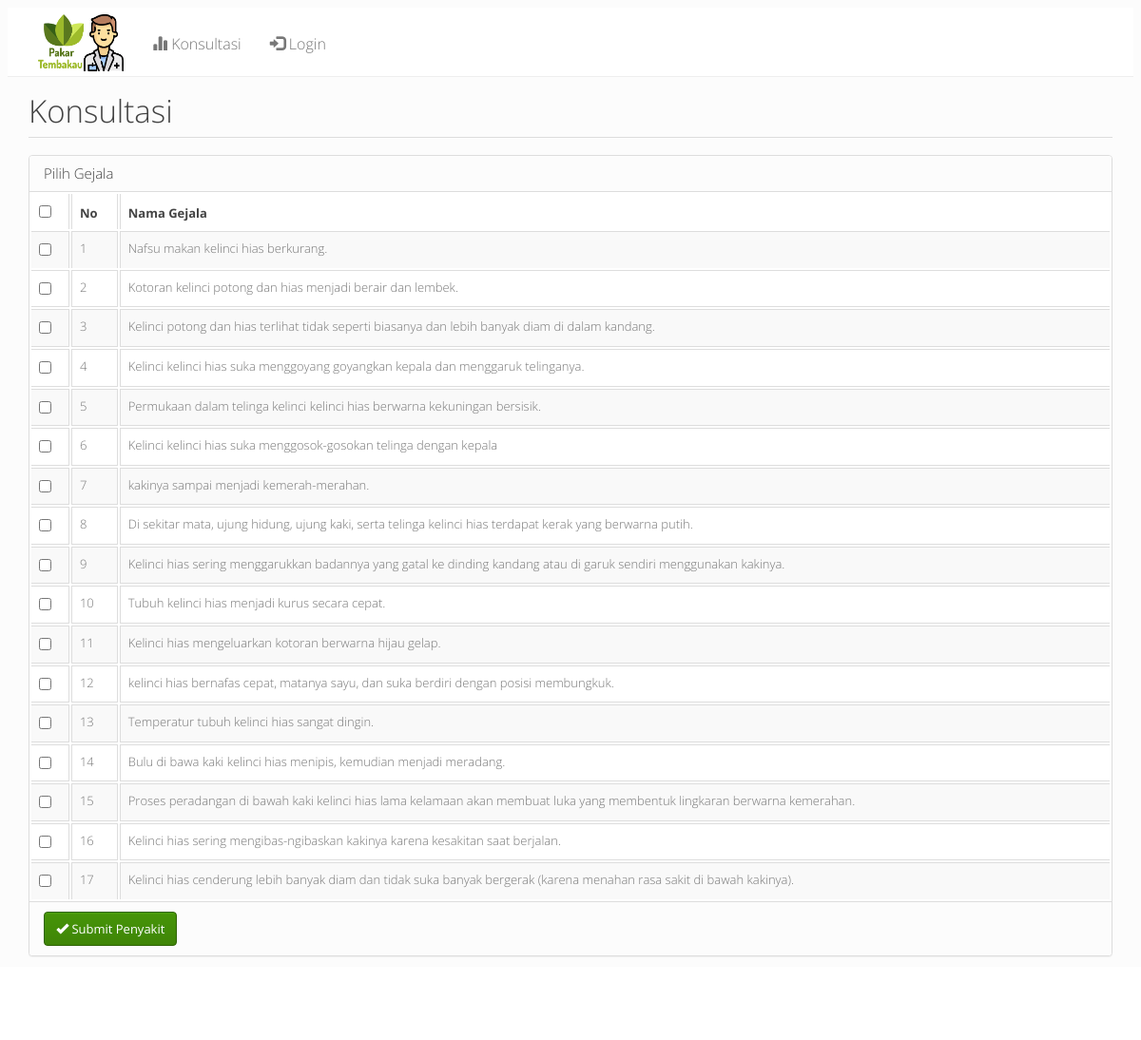
The page /?m=konsultasi on the database its author committed.
### tables this page shows
CREATE TABLE `tb_gejala` (
  `kode_gejala` varchar(16) NOT NULL,
  `nama_gejala` varchar(255) NOT NULL DEFAULT '',
  `bobot` double NOT NULL DEFAULT 0,
  PRIMARY KEY (`kode_gejala`)
);

### functions.php (called while the page is built, shortened)
<?php
include 'config.php';
include 'includes/db.php';
$db = new DB($config['server'], $config['username'], $config['password'], $config['database_name']);
$mod = $_GET['m'];

### config.php (called while the page is built)
<?php
$config["server"] = 'localhost';
$config["username"] = 'root';
$config["password"] = '';
$config["database_name"] = 'fuzzy_knn';

### includes/db.php (called while the page is built, shortened)
<?php
class DB
{
    var $conn = null;
    public function __construct($host, $username, $passwd, $dbname)
    {
        $this->conn = mysqli_connect($host, $username, $passwd, $dbname);
    }
    public function query($sql)
    {
        $query = mysqli_query($this->conn, $sql) or die('<pre>Error mysqli_query: ' . mysqli_error($this->conn) . '<br />' . $sql . '</pre>');
        return $query;
    }
    public function get_results($sql)
    {
        $query = $this->query($sql);
        $arr = array();
        while ($row = mysqli_fetch_object($query)) {
            $arr[] = $row;
        }
        return $arr;
    }
}

### konsultasi.php (the view, shortened to what this page needs)
<div class="page-header">
    <h1>Konsultasi</h1>
</div>
<form action="?m=hasil" method="post">
    <div class="panel panel-default">
        <div class="panel-heading">
            <h3 class="panel-title">Pilih Gejala</h3>
        </div>
        <table class="table table-bordered table-hover table-striped">
            <thead>
                <tr>
                    <th><input type="checkbox" id="checkAll" /></th>
                    <th>No</th>
                    <th>Nama Gejala</th>
                </tr>
            </thead>
            <?php
            $rows = $db->get_results("SELECT * FROM tb_gejala ORDER BY kode_gejala");
            $no = 1;
            foreach ($rows as $row) : ?>
                <tr>
                    <td><input type="checkbox" name="gejala[]" value="<?= $row->kode_gejala ?>" /></td>
                    <td><?= $no++ ?></td>
                    <td><?= $row->nama_gejala ?></td>
                </tr>
            <?php endforeach ?>
        </table>
        <div class="panel-footer">
            <button class="btn btn-success"><span class="glyphicon glyphicon-ok"></span> Submit Penyakit</button>
        </div>
    </div>
</form>

### index.php (shortened to what this page needs)
<?php
include 'functions.php';
?>
<!DOCTYPE html>
<html lang="en">
<head>
  <link href="assets/css/simplex-bootstrap.min.css" rel="stylesheet" />
  <link href="assets/css/general.css" rel="stylesheet" />
</head>
<body>
  <nav class="navbar navbar-default navbar-static-top">
    <div class="container">
      <div class="navbar-header">
        <a class="navbar-nav" style=" margin-left: 10px; margin-top: 7px; margin-bottom: 5px;" href="?">
          <img src="assets/sispar.png" width="90" height="60">
        </a>
      </div>
      <div id="navbar" class="navbar-collapse collapse">
        <ul class="nav navbar-nav" style="margin-top: 18px; margin-left: 15px; font-size: 16px;">
          <?php if ($_SESSION['login']) : ?>
            <li><a href="?m=penyakit"><span class="glyphicon glyphicon-pushpin"></span> Penyakit</a></li>
            <li><a href="?m=gejala"><span class="glyphicon glyphicon-flash"></span> Gejala</a></li>
            <li><a href="?m=kasus"><span class="glyphicon glyphicon-time"></span> Kasus</a></li>
            <li><a href="?m=konsultasi"><span class="glyphicon glyphicon-stats"></span> konsultasi</a></li>
            <li><a href="?m=akurasi"><span class="glyphicon glyphicon-signal"></span> Akurasi</a></li>
            <li><a href="?m=password"><span class="glyphicon glyphicon-lock"></span> Password</a></li>
            <li><a href="aksi.php?act=logout"><span class="glyphicon glyphicon-log-out"></span> Logout</a></li>
          <?php else : ?>
            <li><a href="?m=konsultasi"><span class="glyphicon glyphicon-stats"></span> Konsultasi</a></li>
            <li><a href="?m=login"><span class="glyphicon glyphicon-log-in"></span> Login</a></li>
          <?php endif ?>
        </ul>
      </div>
    </div>
  </nav>
  <div class="container">
    <?php
    if (file_exists($mod . '.php'))
      include $mod . '.php';
    else
      include 'home.php';
    ?>
  </div>
  <footer class="footer">
    <div class="container">
      <p> Tugas Akhir Rezkian Dezadhan <em class="pull-right">Teknik Informatika 2017</em></p>
    </div>
  </footer>
</body>
</html>

### assets/css/general.css (style rules this page uses)
html { position: relative; min-height: 100%; }
body { margin-bottom: 70px; }
.footer { position: absolute; bottom: 0; width: 100%; height: 40px; }
.footer .container p { margin: 10px 0; }
.page-header { margin-top: 0; padding-bottom: 0; }
.page-header h1 { margin-top: 0; }

### rows shown on the page
tb_gejala: nama_gejala "Nafsu makan kelinci hias berkurang."
tb_gejala: nama_gejala "Kotoran kelinci potong dan hias menjadi berair dan lembek."
tb_gejala: nama_gejala "Kelinci potong dan hias terlihat tidak seperti biasanya dan lebih banyak diam di dalam kandang."
tb_gejala: nama_gejala "Kelinci kelinci hias suka menggoyang goyangkan kepala dan menggaruk telinganya."
tb_gejala: nama_gejala "Permukaan dalam telinga kelinci kelinci hias berwarna kekuningan bersisik."
tb_gejala: nama_gejala "Kelinci kelinci hias suka menggosok-gosokan telinga dengan kepala"
tb_gejala: nama_gejala "kakinya sampai menjadi kemerah-merahan."
tb_gejala: nama_gejala "Di sekitar mata, ujung hidung, ujung kaki, serta telinga kelinci hias terdapat kerak yang berwarna putih."
tb_gejala: nama_gejala "Kelinci hias sering menggarukkan badannya yang gatal ke dinding kandang atau di garuk sendiri menggunakan kakinya."
tb_gejala: nama_gejala "Tubuh kelinci hias menjadi kurus secara cepat."
tb_gejala: nama_gejala "Kelinci hias mengeluarkan kotoran berwarna hijau gelap."
tb_gejala: nama_gejala "kelinci hias bernafas cepat, matanya sayu, dan suka berdiri dengan posisi membungkuk."
tb_gejala: nama_gejala "Temperatur tubuh kelinci hias sangat dingin."
tb_gejala: nama_gejala "Bulu di bawa kaki kelinci hias menipis, kemudian menjadi meradang."
tb_gejala: nama_gejala "Proses peradangan di bawah kaki kelinci hias lama kelamaan akan membuat luka yang membentuk lingkaran berwarna kemerahan."
tb_gejala: nama_gejala "Kelinci hias sering mengibas-ngibaskan kakinya karena kesakitan saat berjalan."
tb_gejala: nama_gejala "Kelinci hias cenderung lebih banyak diam dan tidak suka banyak bergerak (karena menahan rasa sakit di bawah kakinya)."
